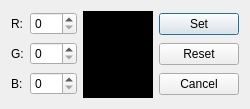
<?xml version="1.0" encoding="UTF-8"?>
<ui version="4.0">
 <class>Dialog_Bg</class>
 <widget class="QDialog" name="Dialog_Bg">
  <property name="geometry">
   <rect>
    <x>0</x>
    <y>0</y>
    <width>244</width>
    <height>109</height>
   </rect>
  </property>
  <property name="windowTitle">
   <string>Background</string>
  </property>
  <layout class="QGridLayout" name="gridLayout_3">
   <item row="0" column="0">
    <layout class="QGridLayout" name="gridLayout_2">
     <item row="0" column="2">
      <layout class="QVBoxLayout" name="verticalLayout">
       <item>
        <widget class="QPushButton" name="set_bg">
         <property name="text">
          <string>Set</string>
         </property>
        </widget>
       </item>
       <item>
        <widget class="QPushButton" name="reset_bg">
         <property name="text">
          <string>Reset</string>
         </property>
        </widget>
       </item>
       <item>
        <widget class="QPushButton" name="cancel_bg">
         <property name="text">
          <string>Cancel</string>
         </property>
        </widget>
       </item>
      </layout>
     </item>
     <item row="0" column="0">
      <layout class="QGridLayout" name="gridLayout">
       <item row="0" column="0">
        <layout class="QHBoxLayout" name="horizontalLayout">
         <item>
          <widget class="QLabel" name="labelr">
           <property name="text">
            <string>R:</string>
           </property>
          </widget>
         </item>
         <item>
          <widget class="QSpinBox" name="bg_col_r">
           <property name="maximum">
            <number>255</number>
           </property>
          </widget>
         </item>
        </layout>
       </item>
       <item row="2" column="0">
        <layout class="QHBoxLayout" name="horizontalLayout_3">
         <item>
          <widget class="QLabel" name="labelb">
           <property name="text">
            <string>B:</string>
           </property>
          </widget>
         </item>
         <item>
          <widget class="QSpinBox" name="bg_col_b">
           <property name="maximum">
            <number>255</number>
           </property>
          </widget>
         </item>
        </layout>
       </item>
       <item row="1" column="0">
        <layout class="QHBoxLayout" name="horizontalLayout_2">
         <item>
          <widget class="QLabel" name="labelgg">
           <property name="text">
            <string>G:</string>
           </property>
          </widget>
         </item>
         <item>
          <widget class="QSpinBox" name="bg_col_g">
           <property name="maximum">
            <number>255</number>
           </property>
          </widget>
         </item>
        </layout>
       </item>
      </layout>
     </item>
     <item row="0" column="1">
      <widget class="QGraphicsView" name="graphicsView">
       <property name="autoFillBackground">
        <bool>true</bool>
       </property>
       <property name="styleSheet">
        <string notr="true">background-color: rgb(0, 0, 0);</string>
       </property>
      </widget>
     </item>
    </layout>
   </item>
  </layout>
 </widget>
 <resources/>
 <connections/>
</ui>
